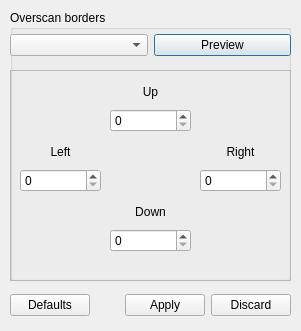
<?xml version="1.0" encoding="UTF-8"?>
<ui version="4.0">
 <class>Set_borders</class>
 <widget class="QDialog" name="Set_borders">
  <property name="geometry">
   <rect>
    <x>0</x>
    <y>0</y>
    <width>301</width>
    <height>331</height>
   </rect>
  </property>
  <property name="windowTitle">
   <string>Set borders</string>
  </property>
  <widget class="QGroupBox" name="groupBox">
   <property name="geometry">
    <rect>
     <x>10</x>
     <y>10</y>
     <width>281</width>
     <height>271</height>
    </rect>
   </property>
   <property name="title">
    <string>Overscan borders</string>
   </property>
   <property name="flat">
    <bool>true</bool>
   </property>
   <widget class="QWidget" name="horizontalLayoutWidget">
    <property name="geometry">
     <rect>
      <x>0</x>
      <y>20</y>
      <width>281</width>
      <height>31</height>
     </rect>
    </property>
    <layout class="QHBoxLayout" name="horizontalLayout">
     <item>
      <widget class="QComboBox" name="comboBox_Mode"/>
     </item>
     <item>
      <widget class="QPushButton" name="pushButton_Preview">
       <property name="text">
        <string>Preview</string>
       </property>
      </widget>
     </item>
    </layout>
   </widget>
   <widget class="QFrame" name="frame">
    <property name="geometry">
     <rect>
      <x>0</x>
      <y>60</y>
      <width>281</width>
      <height>211</height>
     </rect>
    </property>
    <property name="frameShape">
     <enum>QFrame::StyledPanel</enum>
    </property>
    <property name="frameShadow">
     <enum>QFrame::Raised</enum>
    </property>
    <widget class="QWidget" name="verticalLayoutWidget">
     <property name="geometry">
      <rect>
       <x>100</x>
       <y>10</y>
       <width>81</width>
       <height>52</height>
      </rect>
     </property>
     <layout class="QVBoxLayout" name="verticalLayout_Up">
      <item>
       <widget class="QLabel" name="label_Up">
        <property name="text">
         <string>Up</string>
        </property>
        <property name="alignment">
         <set>Qt::AlignCenter</set>
        </property>
       </widget>
      </item>
      <item>
       <widget class="QSpinBox" name="spinBox_Up"/>
      </item>
     </layout>
    </widget>
    <widget class="QWidget" name="verticalLayoutWidget_2">
     <property name="geometry">
      <rect>
       <x>10</x>
       <y>70</y>
       <width>81</width>
       <height>52</height>
      </rect>
     </property>
     <layout class="QVBoxLayout" name="verticalLayout_Left">
      <item>
       <widget class="QLabel" name="label_Left">
        <property name="text">
         <string>Left</string>
        </property>
        <property name="alignment">
         <set>Qt::AlignCenter</set>
        </property>
       </widget>
      </item>
      <item>
       <widget class="QSpinBox" name="spinBox_Left"/>
      </item>
     </layout>
    </widget>
    <widget class="QWidget" name="verticalLayoutWidget_3">
     <property name="geometry">
      <rect>
       <x>190</x>
       <y>70</y>
       <width>81</width>
       <height>52</height>
      </rect>
     </property>
     <layout class="QVBoxLayout" name="verticalLayout_Right">
      <item>
       <widget class="QLabel" name="label_Right">
        <property name="text">
         <string>Right</string>
        </property>
        <property name="alignment">
         <set>Qt::AlignCenter</set>
        </property>
       </widget>
      </item>
      <item>
       <widget class="QSpinBox" name="spinBox_Right"/>
      </item>
     </layout>
    </widget>
    <widget class="QWidget" name="verticalLayoutWidget_4">
     <property name="geometry">
      <rect>
       <x>100</x>
       <y>130</y>
       <width>81</width>
       <height>52</height>
      </rect>
     </property>
     <layout class="QVBoxLayout" name="verticalLayout_Down">
      <item>
       <widget class="QLabel" name="label_Down">
        <property name="text">
         <string>Down</string>
        </property>
        <property name="alignment">
         <set>Qt::AlignCenter</set>
        </property>
       </widget>
      </item>
      <item>
       <widget class="QSpinBox" name="spinBox_Down"/>
      </item>
     </layout>
    </widget>
   </widget>
  </widget>
  <widget class="QWidget" name="horizontalLayoutWidget_2">
   <property name="geometry">
    <rect>
     <x>10</x>
     <y>290</y>
     <width>281</width>
     <height>31</height>
    </rect>
   </property>
   <layout class="QHBoxLayout" name="horizontalLayout_Standard_Button">
    <item>
     <widget class="QPushButton" name="pushButton_Defaults">
      <property name="text">
       <string>Defaults</string>
      </property>
     </widget>
    </item>
    <item>
     <spacer name="horizontalSpacer">
      <property name="orientation">
       <enum>Qt::Horizontal</enum>
      </property>
      <property name="sizeHint" stdset="0">
       <size>
        <width>40</width>
        <height>20</height>
       </size>
      </property>
     </spacer>
    </item>
    <item>
     <widget class="QPushButton" name="pushButton_Apply">
      <property name="text">
       <string>Apply</string>
      </property>
     </widget>
    </item>
    <item>
     <widget class="QPushButton" name="pushButton_Discard">
      <property name="text">
       <string>Discard</string>
      </property>
     </widget>
    </item>
   </layout>
  </widget>
 </widget>
 <resources/>
 <connections/>
</ui>
